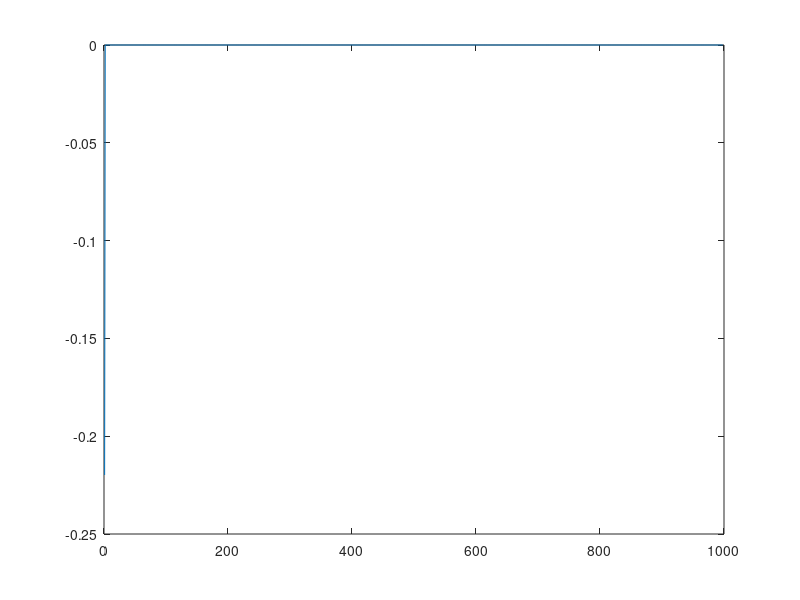

The MATLAB source for this figure:
%%
x = rand(1000,1);
d1 = [x(1); x(1:end-1)];
d2 = [d1(1); d1(1:end-1)];
d3 = [d2(1); d2(1:end-1)];
d4 = [d3(1); d3(1:end-1)];
plot(x); hold on;
plot(d4);
hold off;

A = max(x, d1);  B = min(x, d1);
C = max(d2, d3); D = min(d2, d3);
E = max(B, D);   D = min(B, D);
B = max(C, d4);  C = min(C, d4);
F = max(A, B);   B = min(A, B);
A = max(E, C);   C = min(E, C);
E = max(A, B);   B = min(A, B);
D = max(D, C);  %C = min(D, C);
B = max(B, D);

truth = medfilt1(x, 5);
med_err = truth(1:end-2) - B(3:end);
plot(x); hold on; 
plot(truth(1:end-2)); plot(B(3:end)); hold off;
plot(med_err);